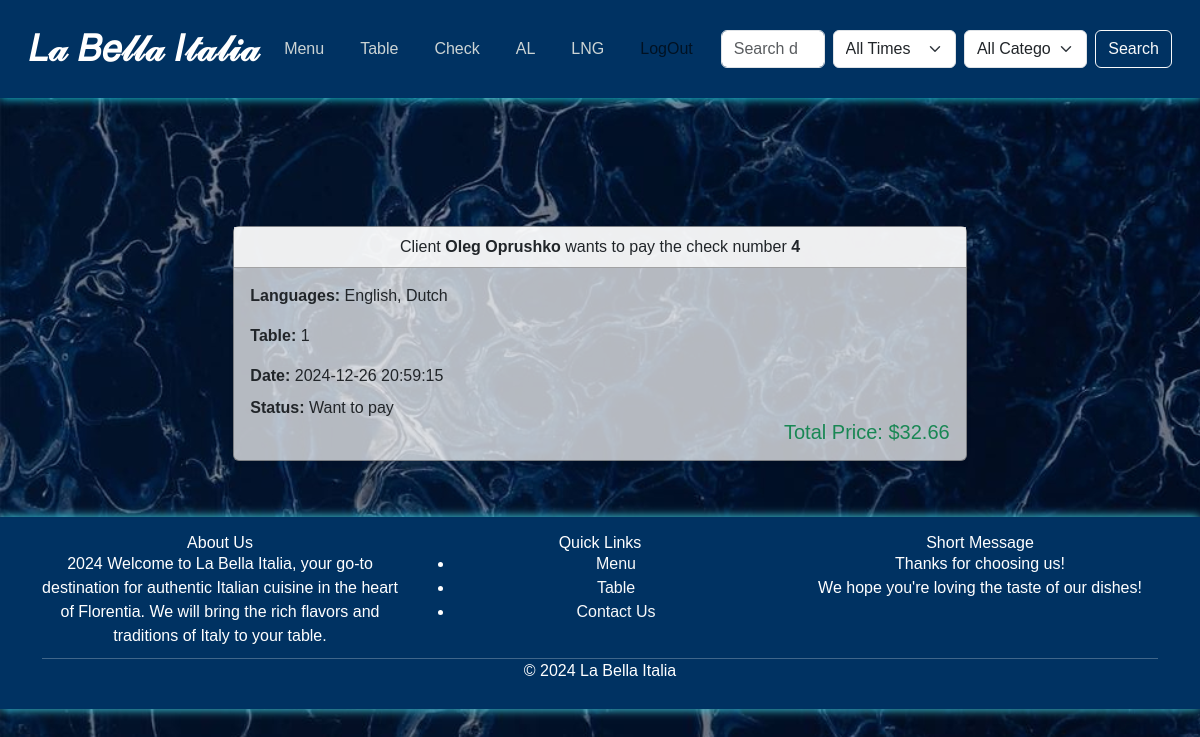
Screenshot of /waiter/checks/ (signed in) with the database file from the repository.
### project/models.py (models this page shows, shortened)
class Check(models.Model):
    STATUS = [
        ("Paid", "Paid"),
        ("Want to pay", "Want to pay"),
        ("Current", "Current")
    ]
    id_client = models.ForeignKey(User, on_delete=models.CASCADE)
    id_table = models.ForeignKey('Table', on_delete=models.CASCADE)
    date = models.DateTimeField(auto_now_add=True, editable=True)
    status = models.CharField(max_length=20, choices=STATUS, default="Current")
    def calculate_price(self):
        if not self.id_client or not self.id_table:
            return 0.00
        total = 0
        btw = 21
        all_orders = self.orders.all()
        print(f'All orders related to check ID {self.id}: {[order.id for order in all_orders]}')
        print(f'Calculating price for check ID: {self.id}.')
        latest_table_price = TablePrice.objects.filter(table=self.id_table, date__lte=self.date).order_by('-date').first()
        if latest_table_price:
            total += latest_table_price.price
        discount = CartOfPrivileges.objects.filter(id_client=self.id_client).first()
        if discount:
            discount_percentage = int(discount.discount)
            total *= Decimal(1 - (discount_percentage / 100))
        if btw:
            print("btw")
            total = total * Decimal(1 + btw / 100)
        return total

class LanguageOfCommunication(models.Model):
    language = models.CharField(max_length=50, unique=True)

class Table(models.Model):
    ZONE = [
        ("Indoors", "indoors"),
        ("Outdoors", "outdoors")
    ]
    SORT = [
        ("VIP", "vip"),
        ("General", "general"),
        ("Appointment", "appointment")
    ]
    name = models.CharField(max_length=255)
    number_of_people = models.IntegerField()
    zone = models.CharField(max_length=10, choices=ZONE)
    sort = models.CharField(max_length=20, choices=SORT)
    image = models.ImageField(upload_to="table_img/", blank=True, null=True)

class TablePrice(models.Model):
    table = models.ForeignKey(Table, on_delete=models.CASCADE)
    price = models.DecimalField(max_digits=10, decimal_places=2)
    date = models.DateTimeField(auto_now_add=False)
    text = models.TextField(blank=True)

class CartOfPrivileges(models.Model):
    DISCOUNT = [
        ('10', '10'),
        ('15', '15'),
        ('30', '30'),
    ]
    id_client = models.ForeignKey(User, on_delete=models.CASCADE)
    discount = models.CharField(max_length=2, choices=DISCOUNT, default='10')  # Default to 10% discount
    startdate = models.DateField(auto_now=True)
    enddate = models.DateField(auto_now=False, auto_now_add=False, blank=True, null=True)
    qr_code = models.ImageField(upload_to='qr_codes/', blank=True)

### project/views.py (the view, shortened to what this page needs)
# urls.py: path('waiter/checks/', CheckWaiterListView.as_view(), name='waiter-check-list'),
class CheckWaiterListView(LoginRequiredMixin, StaffRequiredMixin, ListView):
    model = Check
    template_name = "waiter/check_list.html"
    context_object_name = "checks"
    def get_queryset(self):
        return Check.objects.filter(status='Want to pay')
    def get_context_data(self, **kwargs):
        context = super().get_context_data(**kwargs)
        context['sorts'] = [
            ("Paid", "Paid"),
            ("Want to pay", "Want to pay"),
            ("Current", "Current")
        ]
        return context

### project/mixin.py (called while the page is built)
    @method_decorator(staff_member_required)
    def dispatch(self, request, *args, **kwargs):
        return super().dispatch(request, *args, **kwargs)

### templates/waiter/check_list.html (shortened to what this page needs)
{% extends 'base.html' %}
{% load custom_filters %}
{% load static %}
{% block content %}
    <div class="container mt-5">
        {% if user.is_authenticated %}
            {% if user.is_staff %}
                <div class='row text-left poll-container'>
                    {% include "waiter/list.html" %}
                </div>
            {% endif %}
        {% endif %}
    </div>
{% endblock %}

### templates/waiter/list.html
{% load static %}
{% load custom_filters %}
<div class="container mt-5">
    {% for check in checks %}
    <div class="row justify-content-center">
        <div class="col-md-8">
            <a href="{% url 'check-detail' check.id %}" style="text-decoration: none;">
                <div class="card shadow-sm mb-4">
                    <div class="card-header bg-white text-center">
                        <p>Client <strong>{{ check.id_client.get_full_name }}</strong> wants to pay the check number <strong>{{ check.id}}</strong></p>
                    </div>
                    <div class="card-body">
                        <div class="row mb-3">
                            <div class="col-md-6">
                                <p><strong>Languages:</strong>
                                    {% if check.id_client.extrainfouser.language_of_communication.all %}
                                        {% for language in check.id_client.extrainfouser.language_of_communication.all %}
                                            {{ language.language }}{% if not forloop.last %}, {% endif %}
                                        {% endfor %}
                                    {% else %}
                                        No languages recorded.
                                    {% endif %}
                                </p>
                            </div>
                        </div>
                        <div class="row mb-3">
                            <div class="col-md-6">
                                <p><strong>Table:</strong> {{ check.id_table.name }}</p>
                            </div>
                        </div>
                        <div class="row mt-3">
                            <div class="col-md-12">
                                <p><strong>Date:</strong> {{ check.date|date:"Y-m-d H:i:s" }}</p>
                            </div>
                        </div>
                        <div class="row mt-2">
                            <div class="col-md-12">
                                <p><strong>Status:</strong> {{ check.get_status_display }}</p>
                            </div>
                        </div>
                        <h5 class="text-end text-success">Total Price: ${{ check.calculate_price|floatformat:2 }}</h5>
                    </div>
                </div>
            </a>
        </div>
    </div>
    {% empty %}
        <p class="text-center">No checks available.</p>
    {% endfor %}
</div>

### rows the page displays
Check: id_client.get_full_name "Oleg Oprushko", id "4", id_table.name "1", date "2024-12-26 20:59:15", status "Want to pay", calculate_price "32.66"
LanguageOfCommunication: language "English"
LanguageOfCommunication: language "Dutch"
